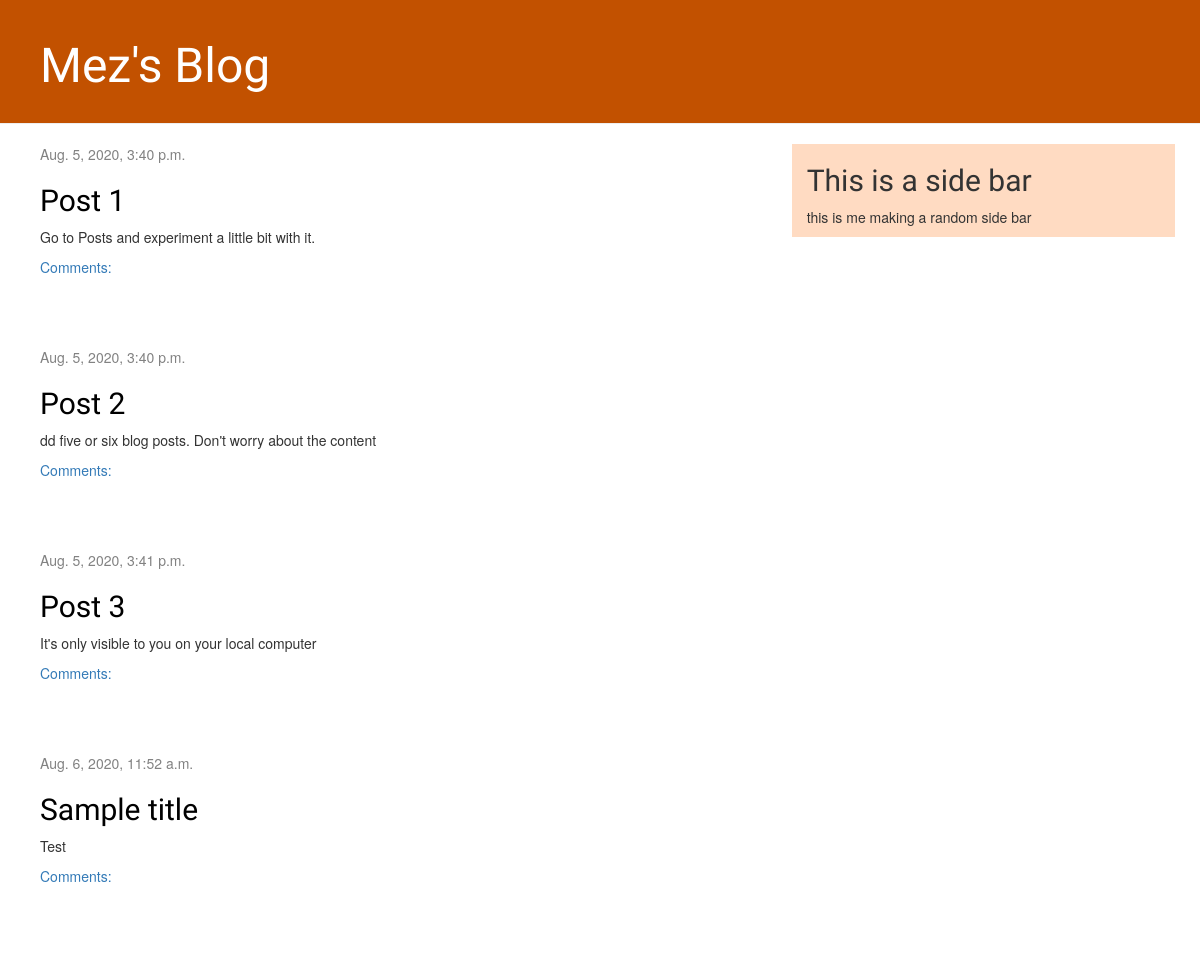
/, run on an earlier commit of the app's database.
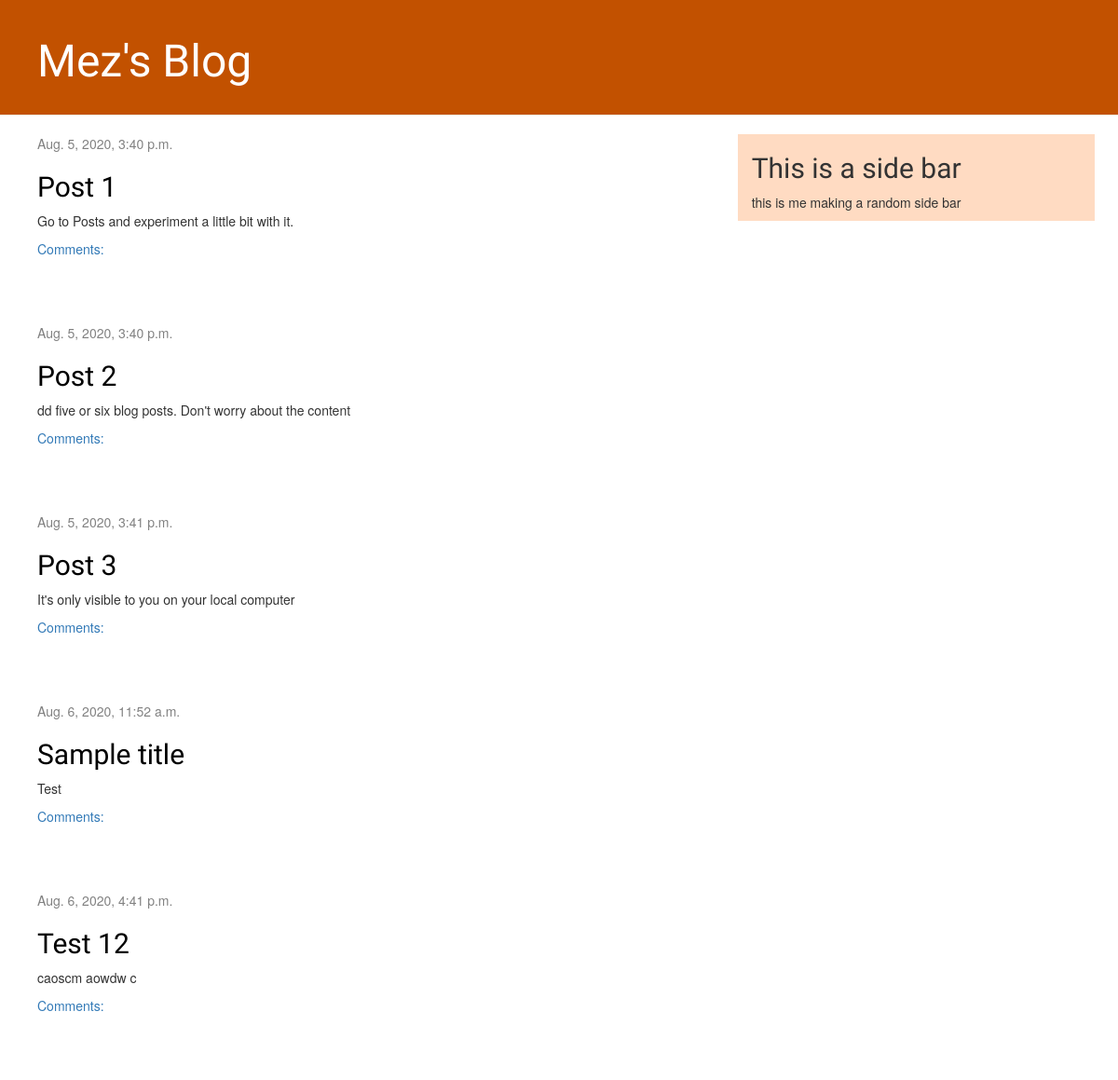
And on a later commit of the database.
### blog/models.py (models this page shows, shortened)
class Post(models.Model):
	author = models.ForeignKey(settings.AUTH_USER_MODEL, on_delete=models.CASCADE)
	title = models.CharField(max_length=200)
	text = models.TextField()
	created_date = models.DateTimeField(default=timezone.now)
	published_date = models.DateTimeField(blank=True, null=True)

### blog/views.py (the view)
# urls.py: path('', views.post_list, name='post_list'),
def post_list(request):
    posts = Post.objects.filter(published_date__lte=timezone.now()).order_by('published_date')
    return render(request, 'blog/post_list.html', {'posts': posts})

### blog/templates/blog/post_list.html
{% extends 'blog/base.html' %}
{% block content %}
    {% for post in posts %}
        <div class="post">
            <div class="date">
                {{ post.published_date }}
            </div>
            <h2><a href="{% url 'post_detail' pk=post.pk %}">{{ post.title }}</a></h2>
            <p>{{ post.text|linebreaksbr }}</p>
            <a href="{% url 'post_detail' pk=post.pk %}">Comments: {{ post.approved_comments.count }}</a>
        </div>
    {% endfor %}
{% endblock %}
{% block sidebar %}
 <h2>This is a side bar</h2>
 <p> this is me making a random side bar</p>
{% endblock %}

What changed in the data, as far as the page shows it:
added Post: published_date "Aug. 6, 2020, 4:41 p.m.", title "Test 12", text "caoscm aowdw c"
